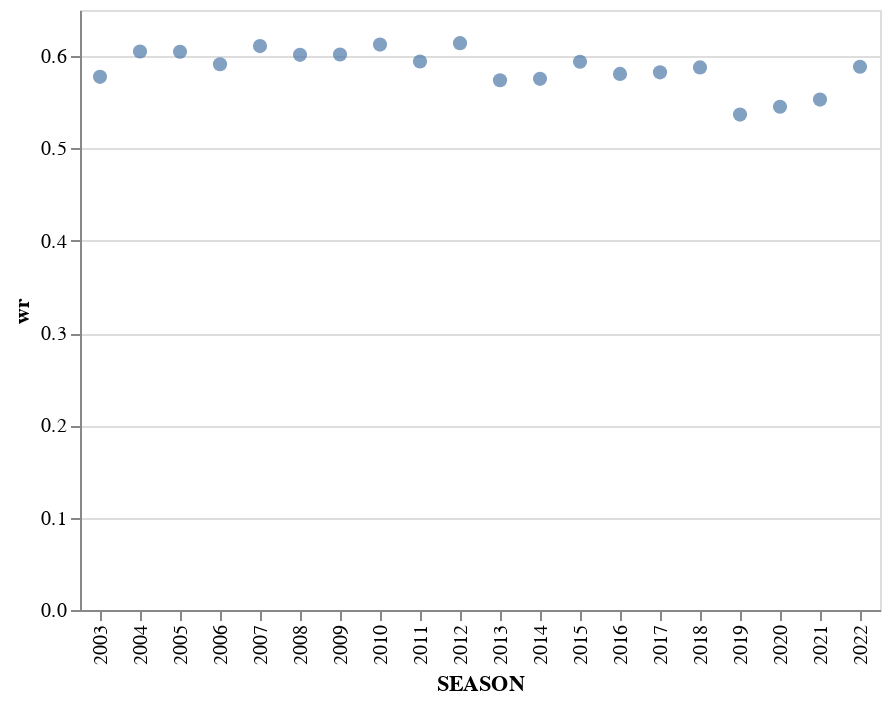

Here is the notebook cell this chart was saved with:
### Code cell
alt.Chart(nbaeda).mark_circle(size=50).encode(
    x='SEASON:N',
    y='wr:Q'
)

### Figure 1 — Vega-Lite specification as saved in the notebook (floating-point values rounded to 4 significant figures)
{"config": {"view": {"continuousWidth": 300, "continuousHeight": 300}}, "data": {"name": "data-64394aa62016ccb07ff0765681b64b05"}, "mark": {"type": "circle", "size": 50}, "encoding": {"x": {"field": "SEASON", "type": "nominal"}, "y": {"field": "wr", "type": "quantitative"}}, "$schema": "https://vega.github.io/schema/vega-lite/v5.16.3.json", "datasets": {"data-64394aa62016ccb07ff0765681b64b05": [{"SEASON": 2003, "wr": 0.5776}, {"SEASON": 2004, "wr": 0.605}, {"SEASON": 2005, "wr": 0.6047}, {"SEASON": 2006, "wr": 0.5913}, {"SEASON": 2007, "wr": 0.6109}, {"SEASON": 2008, "wr": 0.6014}, {"SEASON": 2009, "wr": 0.6018}, {"SEASON": 2010, "wr": 0.6125}, {"SEASON": 2011, "wr": 0.5942}, {"SEASON": 2012, "wr": 0.6141}, {"SEASON": 2013, "wr": 0.5739}, {"SEASON": 2014, "wr": 0.5755}, {"SEASON": 2015, "wr": 0.5939}, {"SEASON": 2016, "wr": 0.5808}, {"SEASON": 2017, "wr": 0.5825}, {"SEASON": 2018, "wr": 0.5878}, {"SEASON": 2019, "wr": 0.5367}, {"SEASON": 2020, "wr": 0.5452}, {"SEASON": 2021, "wr": 0.5529}, {"SEASON": 2022, "wr": 0.5886}]}}
